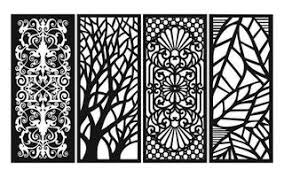
#> input picture resources/test1.jpeg, 284 x 177 px
$ python -i image_processing.py   (imports and definitions only)
#> lines starting #> are read from the running program, lines starting #| are printed output that depends on the picture; after the words box and inside, x2 and y2 are one past the last pixel; in counts of white or black regions, pixels touching at a corner belong together
# app/image_processing.py

from PIL import Image
import numpy as np
from skimage.morphology import closing, remove_small_objects, footprint_rectangle
from . import config

def process_image(filepath):
    """
    Loads, stretches to fill the canvas, cleans, and converts an image.
    """
#> called with filepath = '../resources/test1.jpeg'
    try:
        img = Image.open(filepath).convert('L')
    except FileNotFoundError:
        print(f"Error: The file '{filepath}' was not found.")
        return None

    # Calculate canvas size in pixels using the smart resolution from config
    canvas_width_px = int(config.PLOTTER_WIDTH_MM * config.PROCESSING_STEPS_PER_MM)
    canvas_height_px = int(config.PLOTTER_HEIGHT_MM * config.PROCESSING_STEPS_PER_MM)

    # --- THIS IS THE CORRECTED LOGIC ---
    # 1. Stretch the image to the exact canvas dimensions.
    img = img.resize((canvas_width_px, canvas_height_px))
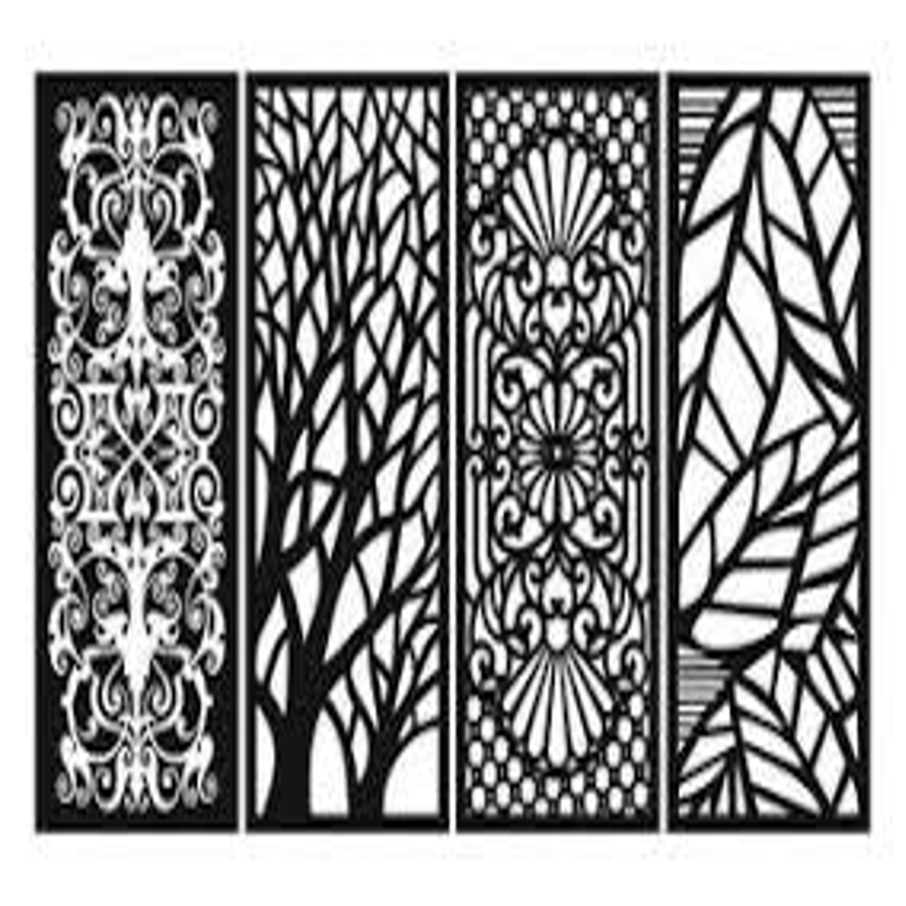
#> img: PIL image 2716x2716 L (shown at 1/3 size); min 0, max 255, mean 146.9
    print(f"Image stretched to fit {img.width}x{img.height} pixel canvas (Target: {config.PROCESSING_DPI:.0f} DPI)")
#| Image stretched to fit 2716x2716 pixel canvas (Target: 600 DPI)

    # 2. Convert to a binary image before cleaning.
    threshold = 128
    binary_img = img.point(lambda p: 255 if p > threshold else 0, '1')
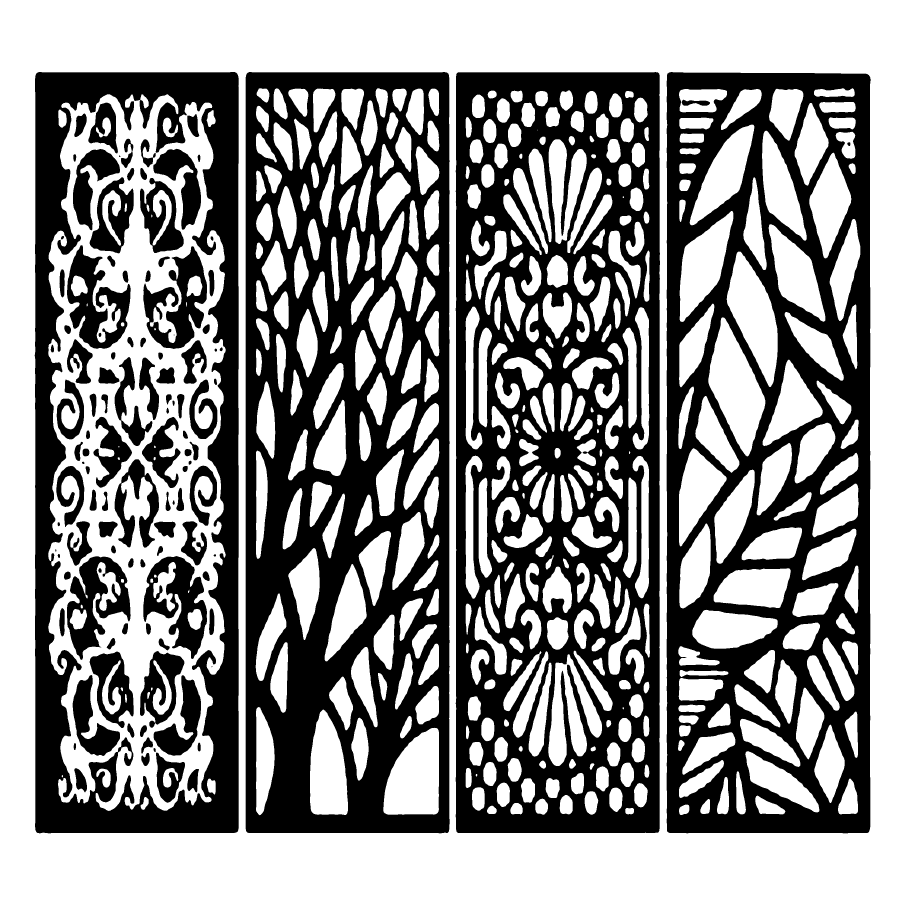
#> binary_img: PIL image 2716x2716 1 (shown at 1/3 size); 56.2% white; 116 black regions (6 under 20 px), largest, box (x1, y1, x2, y2) and area: (1367, 216, 1980, 2499) 854754, (737, 216, 1349, 2500) 847334, (2000, 216, 2612, 2500) 714899

    # 3. Apply cleaning operations.
    print("Cleaning image with morphological operations...")
    image_array = ~np.array(binary_img, dtype=bool)
    footprint = footprint_rectangle((3,3))

    closed_array = closing(image_array, footprint)
#> closed_array: shape (2716, 2716) bool; 43.8% white; 115 white regions (6 under 20 px), largest, box (x1, y1, x2, y2) and area: (1367, 216, 1980, 2499) 854949, (737, 216, 1349, 2500) 847424, (2000, 216, 2612, 2500) 715956
    for _ in range(config.MORPH_CLOSING_ITERATIONS - 1):
        closed_array = closing(closed_array, footprint)

    cleaned_array = remove_small_objects(closed_array, min_size=config.MIN_OBJECT_SIZE_PIXELS)

    # 4. Convert the cleaned array back to a final Pillow image.
    final_array = (~cleaned_array).astype(np.uint8) * 255
    processed_img = Image.fromarray(final_array, 'L').convert('1')

    print("Image cleaning complete.")
    return processed_img

>>> result = process_image('../resources/test1.jpeg')
